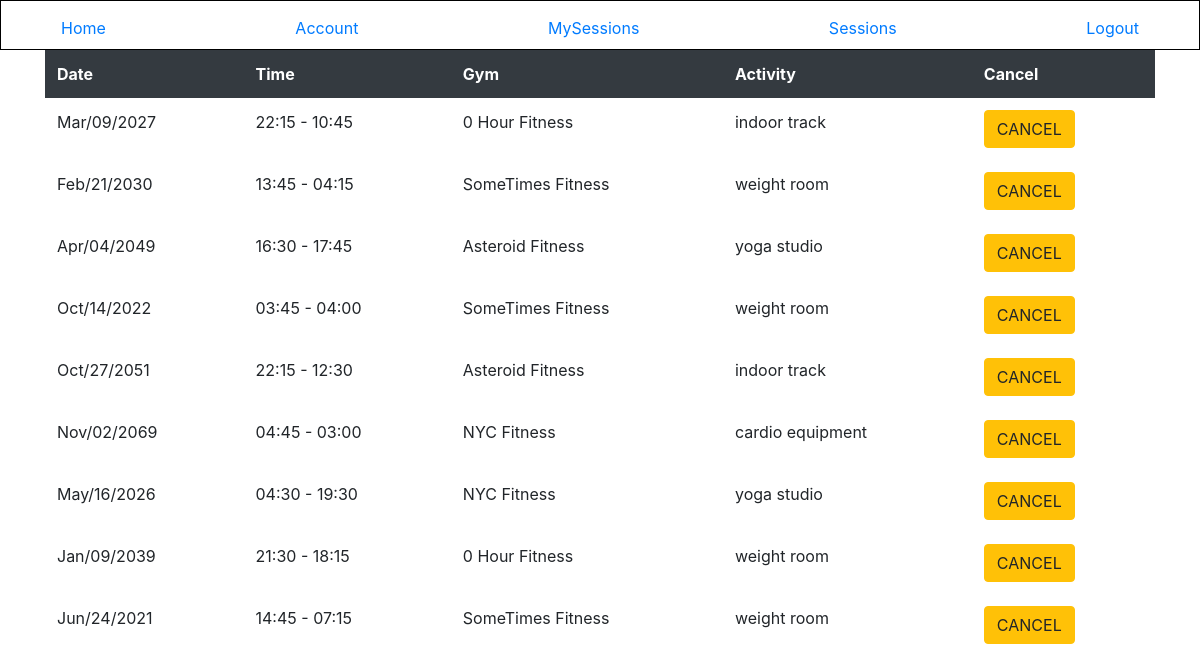
/account/joeflex/sessions (signed in), run on the app's committed database.
### gym_reservation/models/gym.py (models this page shows, shortened)
class Gym(db.Model):
    id = db.Column(db.Integer, primary_key=True)
    name = db.Column(db.String(20), unique=True, nullable=False)
    address = db.Column(db.String(120), nullable=False)
    phone = db.Column(db.String(12), nullable=False)
    email = db.Column(db.String(120), unique=True, nullable=False)
    sessions = db.relationship("GymSession")

### gym_reservation/models/gym_session.py (models this page shows, shortened)
class GymSession(db.Model):
    id = db.Column(db.Integer, primary_key=True)
    time_start = db.Column(db.DateTime, nullable=False, default=datetime.utcnow)
    time_end = db.Column(db.DateTime, nullable=False, default=datetime.utcnow)
    gym_id = db.Column(db.Integer, db.ForeignKey("gym.id"), nullable=False)
    capacity = db.Column(db.Integer, nullable=False)
    spots_remaining = db.Column(db.Integer, nullable=False)
    activity = db.Column(db.String, nullable=False)

### gym_reservation/accounts/routes.py (the view)
@accounts.route("/account/<username>/sessions", methods=["GET"])
@login_required
def user_sessions(username):
    if username == current_user.username:
        user_sessions = current_user.sessions
        gyms_and_sessions = convert_user_sessions_to_gym_sessions(user_sessions)
        return render_template("user_sessions.html", title="MySessions", sessions=gyms_and_sessions)
    else:
        return redirect(url_for("main.home"))

### gym_reservation/accounts/utils.py (called while the page is built)
def convert_user_sessions_to_gym_sessions(user_sessions):
    gym_sessions = []
    registered_session_ids = [s.session_id for s in user_sessions]
    gyms_and_sessions = db.session\
    .query(GymSession)\
    .filter(GymSession.time_start >= datetime.now())\
    .join(Gym)
    for user_session in user_sessions:
        gym_session = db.session\
        .query(GymSession)\
        .filter_by(id=user_session.session_id)\
        .filter(GymSession.time_end >= datetime.now())\
        .first()
        if gym_session:
            gym_session = gym_session.__dict__
            gym_session["name"] = Gym.query.filter_by(id=gym_session["gym_id"]).first().name
        gym_sessions.append(gym_session)
    return gym_sessions

### gym_reservation/models/user.py (called while the page is built)
@login_manager.user_loader
def load_user(user_id):
    return User.query.get(int(user_id))

### gym_reservation/templates/user_sessions.html
{% extends "layout.html" %}
{% block content %}
<body>
    <table style="width:100%" class="table table-hover table-borderless">
        <thead class="thead-dark">
            <tr>
                <th>Date</th>
                <th>Time</th>
                <th>Gym</th>
                <th>Activity</th>
                <th>Cancel</th>
            </tr>
        </thead>
        <tbody>
            {% for session in sessions %}
                <tr>
                    {% if session is not none %}
                        <td>{{ session.time_start.strftime("%b/%d/%Y") }}</td>
                        <td>{{ session.time_start.strftime("%H:%M") }} - {{ session.time_end.strftime("%H:%M") }}</td>
                        <td>{{ session.name }}</td>
                        <td>{{ session.activity }}</td>
                        <td>
                            <a href="{{ url_for("account.cancel_session", id=session.id, username=current_user.username) }}"><button class="btn btn-warning">CANCEL</button></a>
                        </td>
                    {% else %}
                        NONE
                    {% endif %}
                </tr>
            {% endfor %}
        </tbody>
    </table>
</body>
{% endblock content %}

### gym_reservation/templates/layout.html (shortened to what this page needs)
<!DOCTYPE html>
<html lang="en">
<head>
    {% block styles %}
        <link rel="stylesheet" href="https://stackpath.bootstrapcdn.com/bootstrap/4.5.2/css/bootstrap.min.css">
        <link rel="stylesheet", href="{{ url_for('static', filename='css/layout.css') }}">
    {% endblock styles %}
</head>
<body>
    {% if current_user.is_authenticated %}
        <header class="site-header">
            <nav class="navbar navbar-expand-md fixed-top">
                <div class="container">
                    <a class="nav-item nav-link" href="{{ url_for("main.home") }}">Home</a>
                    <a
                        class="nav-item nav-link"
                        href="{{ url_for("account.account", username=current_user.username) }}">
                        Account
                    </a>
                    <a
                        class="nav-item nav-link"
                        href="{{ url_for("account.user_sessions", username=current_user.username) }}">
                        MySessions
                    </a>
                    <a class="nav-item nav-link" href="{{ url_for("sessions.gym_sessions") }}">Sessions</a>
                    <a class="nav-item nav-link" href="{{ url_for("account.logout", username=current_user.username) }}">Logout</a>
                </div>
            </nav>
        </header>
    {% endif %}
    <main role="main" class="container">
        {% block content %}{% endblock %}
    </main>
</body>

### gym_reservation/static/css/layout.css (style rules this page uses)
.site-header { padding: 1.5rem; border: 1px solid black; }

### data on the page
Gym: name "0 Hour Fitness" "0 Hour Fitness"
GymSession: activity "indoor track"
Gym: name "SomeTimes Fitness" "SomeTimes Fitness" "SomeTimes Fitness"
GymSession: activity "weight room"
Gym: name "Asteroid Fitness" "Asteroid Fitness"
GymSession: activity "yoga studio"
GymSession: activity "weight room"
GymSession: activity "indoor track"
Gym: name "NYC Fitness" "NYC Fitness"
GymSession: activity "cardio equipment"
GymSession: activity "yoga studio"
GymSession: activity "weight room"
GymSession: activity "weight room"

### other printed values
{{ session.time_start.strftime("%b/%d/%Y") }} "Mar/09/2027" "Feb/21/2030" "Apr/04/2049" "Oct/14/2022" "Oct/27/2051" "Nov/02/2069" "May/16/2026" "Jan/09/2039" "Jun/24/2021"
{{ session.time_start.strftime("%H:%M") }} "22:15" "13:45" "16:30" "03:45" "22:15" "04:45" "04:30" "21:30" "14:45"
{{ session.time_end.strftime("%H:%M") }} "10:45" "04:15" "17:45" "04:00" "12:30" "03:00" "19:30" "18:15" "07:15"
